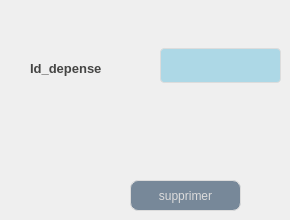
      <widget class="QWidget" name="tab_3">
       <attribute name="title">
        <string>Supprimer depense</string>
       </attribute>
       <widget class="QLineEdit" name="supp">
        <property name="geometry">
         <rect>
          <x>160</x>
          <y>40</y>
          <width>121</width>
          <height>51</height>
         </rect>
        </property>
        <property name="styleSheet">
         <string notr="true">background-color: rgb(250, 211, 0);
font: 10pt &quot;Arial&quot;;
width: 100%;
  padding: 12px 20px;
  margin: 8px 0;
  display: inline-block;
  border: 1px solid #dcdcdc;
  border-radius: 4px;
  box-sizing: border-box;
  background: #ADD8E6;
  color: #FFFFFF;</string>
        </property>
       </widget>
       <widget class="QLabel" name="label_4">
        <property name="geometry">
         <rect>
          <x>30</x>
          <y>60</y>
          <width>111</width>
          <height>16</height>
         </rect>
        </property>
        <property name="styleSheet">
         <string notr="true">background-color: transparent;
font: 8pt &quot;Castellar&quot;;
	color: #454544;
	font-weight: bold;
	font-size: 13px;
border:none;</string>
        </property>
        <property name="text">
         <string>Id_depense</string>
        </property>
       </widget>
       <widget class="QPushButton" name="P_supprimer">
        <property name="geometry">
         <rect>
          <x>130</x>
          <y>180</y>
          <width>111</width>
          <height>31</height>
         </rect>
        </property>
        <property name="styleSheet">
         <string notr="true">QPushButton {
	font: 87 8pt &quot;Segoe UI Black&quot;;
color: #dcdcdc;
background:#778899;
border: none;
border: 1px solid #DCDCDC;
border-radius: 8px;

}
QPushButton:hover {
color:#fff;
font: 87 8pt &quot;Segoe UI Black&quot;;
background:#ADD8E6;
border: none;
}</string>
        </property>
        <property name="text">
         <string>supprimer</string>
        </property>
       </widget>
      </widget>
